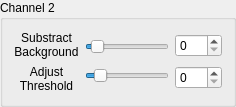
    <widget class="QGroupBox" name="bg_thresh_groupbox_2">
     <property name="minimumSize">
      <size>
       <width>0</width>
       <height>100</height>
      </size>
     </property>
     <property name="title">
      <string>Channel 2</string>
     </property>
     <layout class="QGridLayout" name="gridLayout_subackground2">
      <item row="4" column="0">
       <widget class="QLabel" name="substract_background_2">
        <property name="maximumSize">
         <size>
          <width>100</width>
          <height>16777215</height>
         </size>
        </property>
        <property name="text">
         <string>Substract 
Background</string>
        </property>
        <property name="alignment">
         <set>Qt::AlignCenter</set>
        </property>
       </widget>
      </item>
      <item row="5" column="0">
       <widget class="QLabel" name="adjust_threshold_2">
        <property name="text">
         <string>Adjust 
Threshold</string>
        </property>
        <property name="alignment">
         <set>Qt::AlignCenter</set>
        </property>
       </widget>
      </item>
      <item row="4" column="4" rowspan="2">
       <layout class="QVBoxLayout" name="verticalLayout_7">
        <item>
         <widget class="QSpinBox" name="substract_background_nmbr_2">
          <property name="maximum">
           <number>70</number>
          </property>
         </widget>
        </item>
        <item>
         <widget class="QSpinBox" name="adjust_threshold_nmbr_2">
          <property name="maximum">
           <number>250</number>
          </property>
         </widget>
        </item>
       </layout>
      </item>
      <item row="4" column="1" rowspan="2" colspan="2">
       <layout class="QVBoxLayout" name="verticalLayout_8">
        <property name="sizeConstraint">
         <enum>QLayout::SetNoConstraint</enum>
        </property>
        <item>
         <widget class="QSlider" name="substract_background_sldr_2">
          <property name="minimum">
           <number>1</number>
          </property>
          <property name="maximum">
           <number>70</number>
          </property>
          <property name="pageStep">
           <number>1</number>
          </property>
          <property name="value">
           <number>6</number>
          </property>
          <property name="orientation">
           <enum>Qt::Horizontal</enum>
          </property>
         </widget>
        </item>
        <item>
         <widget class="QSlider" name="adjust_threshold_sldr_2">
          <property name="maximum">
           <number>250</number>
          </property>
          <property name="value">
           <number>30</number>
          </property>
          <property name="orientation">
           <enum>Qt::Horizontal</enum>
          </property>
         </widget>
        </item>
       </layout>
      </item>
     </layout>
    </widget>
